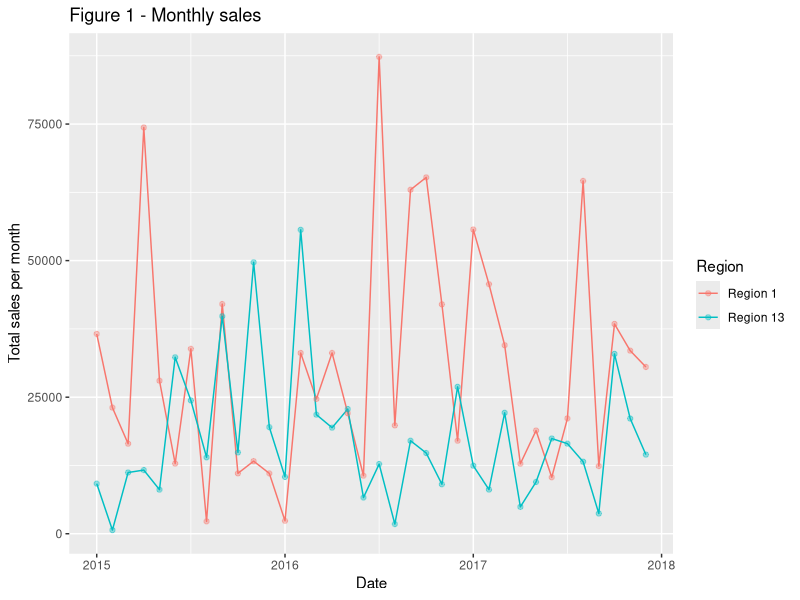

Source code (R):
## ---- chunk 1
knitr::opts_chunk$set(echo = FALSE)
library(tidyverse) #General-purpose data wrangling
library(lubridate) #Eases DateTime manipulation
library(zoo) #for as.Date
library(dplyr) #For grouping and counting the rows per month
library(ggplot2)
library(readr)
library(knitr)

data <- read.csv("storedata.csv")
## ---- chunk 2
q1 <- data %>%
    mutate(Order_Date = as.Date(data$Order_Date, format = "%Y-%m-%d")) %>%
  filter(Order_Date >= as.Date('2017-10-01') & Order_Date <= as.Date('2017-12-31')) %>%
  filter(Region == "Region 1" | Region == "Region 9") %>%
  filter(Customer_Segment == "Corporate" | Customer_Segment == "Consumer") %>% 
  select(Order_Date, Sales, Region) %>%
  group_by(Region, as.yearmon(Order_Date)) %>%
  summarise(Total_Sales = sum(Sales)) 
colnames(q1)[2] <- "Month_Year"
kable(q1, caption = "Table 1")
## ---- chunk 3
q2 <- data %>%
  mutate(Order_Date = as.Date(data$Order_Date, format = "%Y-%m-%d")) %>%
  filter(Order_Date >= as.Date('2015-01-01') & Order_Date <= as.Date('2017-12-31')) %>%
  filter(Region == "Region 1" | Region == "Region 13") %>%
  select(Order_Date, Sales, Region) %>%
  group_by(Region, as.yearmon(Order_Date)) %>%
  summarise(Total_Sales = sum(Sales)) 

colnames(q2)[2] <- "Month_Year"

# Figure 1
ggplot(q2, aes(x=Month_Year, y=Total_Sales, color=Region, fill=Region)) +
  scale_x_continuous() +
  geom_line() + 
  geom_point(alpha=0.4) +
  xlab("Date") + 
  ylab("Total sales per month") + 
  ggtitle("Figure 1 - Monthly sales")
## ---- chunk 4
q3 <- q2 %>% 
  spread(Region, Total_Sales) %>% 
  filter(`Region 13` > `Region 1`) #use `` to make the text not a string, but a evaluatable object
kable(q3, caption = "Table 2")
## ---- chunk 5
q4 <- data %>%
  mutate(Order_Date = as.Date(data$Order_Date, format = "%Y-%m-%d")) %>%
  filter(Order_Date >= as.Date('2017-01-01') & Order_Date <= as.Date('2017-12-31')) %>%
  filter(Region != "Region 3" & Region != "Region 5" & Region != "Region 8") %>% 
  group_by(Customer_Segment, Product_Category) %>% 
  summarise(average_profit = mean(Profit)) %>% 
  arrange(desc(average_profit))

kable(q4, caption = "Table 3")
## ---- chunk 6
iterations <- expand.grid(list(
  p = c(0:4), d = c(0:1), q = c(0:4),
  P = c(0:4), D = c(0:1), Q = c(0:4),
  S = 12)) 
## ---- chunk 7
q5_data <- data %>%
  mutate(Order_Date = as.Date(data$Order_Date, format = "%Y-%m-%d")) %>%
  filter(
    Order_Date >= as.Date('2014-01-01') & Order_Date <= as.Date('2016-12-31'),
    Customer_Segment == "Small Business",
    Product_Category == "Office Supplies"
  ) %>% 
  select(Order_Date, Order_Quantity) %>%
  group_by(Order_Date = as.yearmon(Order_Date)) %>%
  summarise(Monthly_Order_Quantity = sum(Order_Quantity)) %>% 
  arrange(Order_Date)

q5_data
## ---- chunk 8
q5_2017 <- data %>%
  mutate(Order_Date = as.Date(data$Order_Date, format = "%Y-%m-%d")) %>%
  filter(
    Order_Date >= as.Date('2017-01-01') & Order_Date <= as.Date('2017-12-31'),
    Customer_Segment == "Small Business",
    Product_Category == "Office Supplies"
  ) %>% 
  select(Order_Date, Order_Quantity) %>%
  group_by(Order_Date = as.yearmon(Order_Date)) %>%
  summarise(Monthly_Order_Quantity = sum(Order_Quantity)) %>% 
  arrange(Order_Date)

q5_2017
## ---- chunk 9
min_rmse <- Inf #set to +infinite to start
rmse_func = function(pred, label) sqrt(sum((pred - label) ^ 2)) #RMSE formula
